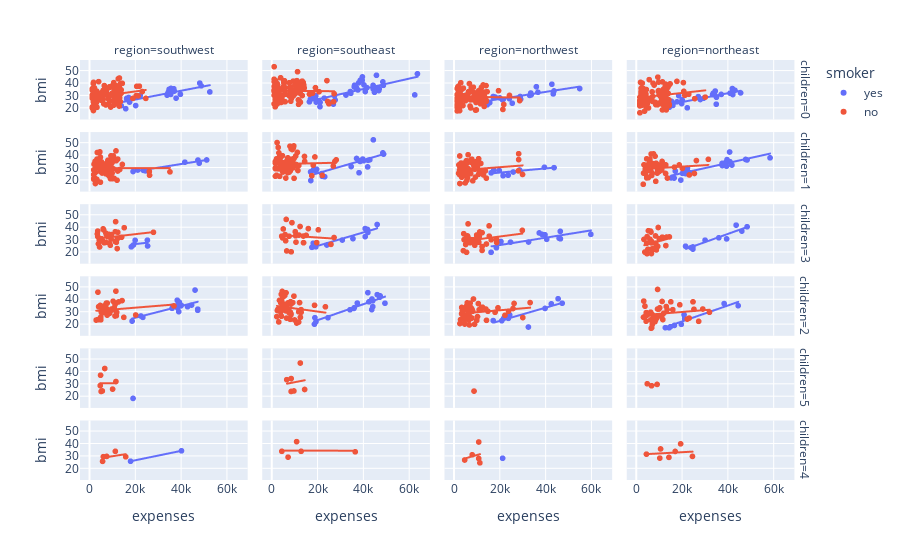

Notebook code for this chart:
### Markdown cell above
* The Expenses of Smokers in all regions ranges from 20 to 60k
* Whereas the Expenses of Non Smokers in all regions ranges from 10 to 20K
* The Lesser range of Expense is for lesser age people and vice versa.

### Code cell
px.scatter(data,
        x="expenses",
                 y="bmi",
                 facet_row="children",
                 facet_col="region",
                 color="smoker",
                 trendline="ols")
